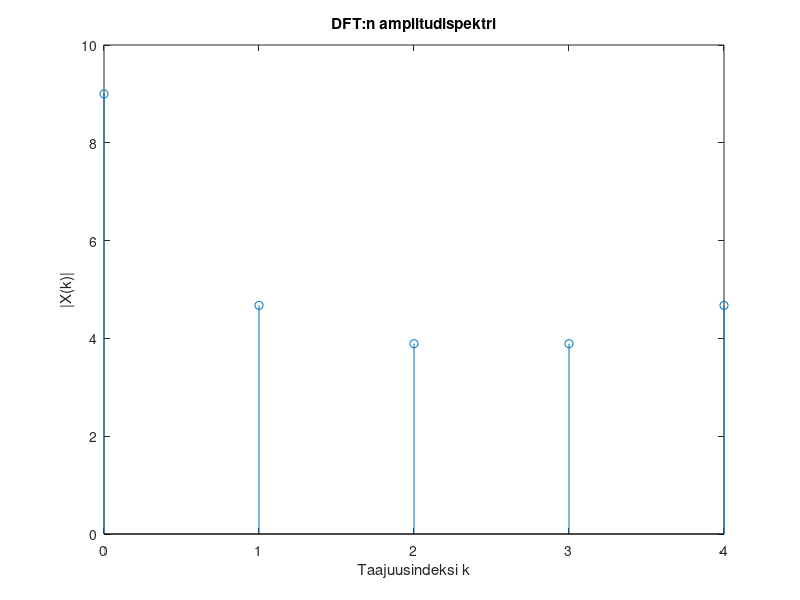
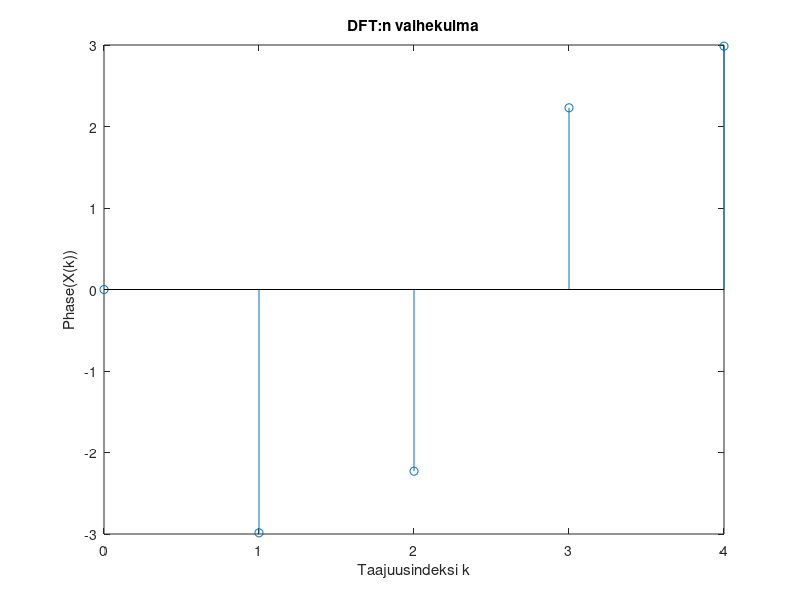

MATLAB code for these plots, in order:
% Määritellään signaali
x = [-1, 3, 2, 4, 1];

% Signaalin pituus
N = length(x);

% Alustetaan DFT-taulukko
X = zeros(1, N);

% Lasketaan DFT kaavan mukaisesti
for k = 0:N-1
    for n = 0:N-1
        X(k+1) = X(k+1) + x(n+1) * exp(-1j * 2 * pi * k * n / N);
    end
end

% Näytetään tulokset
disp('DFT-koeffisientit:')
disp(X)

% Piirretään amplitudispektri
figure;
stem(0:N-1, abs(X));
xlabel('Taajuusindeksi k');
ylabel('|X(k)|');
title('DFT:n amplitudispektri');

% Piirretään vaihekulma
figure;
stem(0:N-1, angle(X));
xlabel('Taajuusindeksi k');
ylabel('Phase(X(k))');
title('DFT:n vaihekulma');

